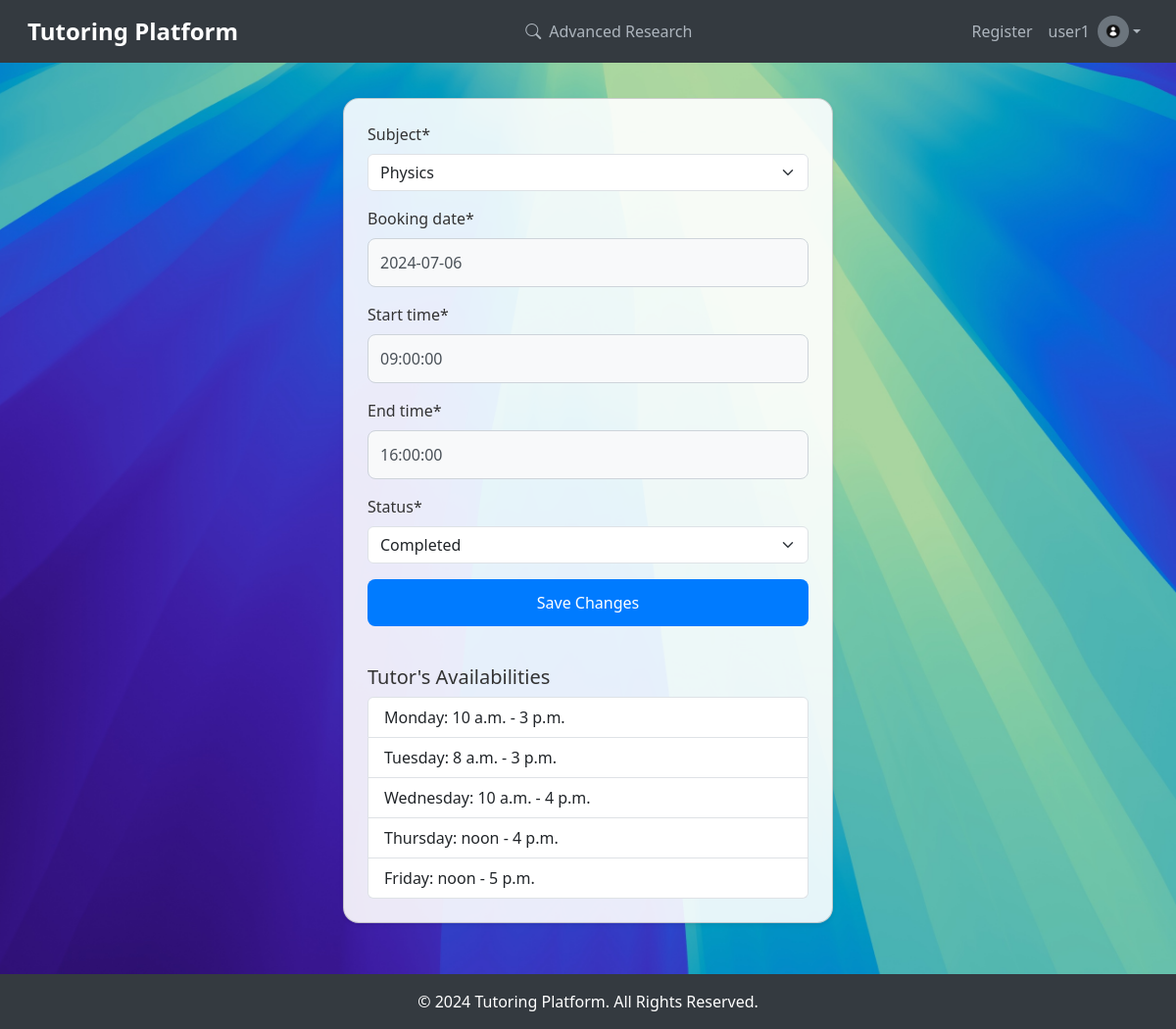
The page /modify-lesson/1/ (signed in) on the database its author committed.
### core/models.py (models this page shows, shortened)
class User(AbstractUser):
    first_name = models.CharField(max_length=30, blank=False)
    last_name = models.CharField(max_length=30, blank=False)
    groups = models.ManyToManyField(
        Group,
        related_name='core_user_set',
        blank=True,
        help_text=(
            'The groups this reviews belongs to. A reviews will get all permissions '
            'granted to each of their groups.'
        ),
        verbose_name='groups',
    )
    user_permissions = models.ManyToManyField(
        Permission,
        related_name='core_user_set',
        blank=True,
        help_text='Specific permissions for this reviews.',
        verbose_name='reviews permissions',
    )
    email = models.EmailField(unique=True, blank=False)
    username = models.CharField(max_length=150, unique=True, blank=False)

class Lesson(models.Model):
    class Status(models.TextChoices):
        BOOKED = 'booked', 'Booked'
        COMPLETED = 'completed', 'Completed'
        CANCELED = 'canceled', 'Canceled'
    student = models.ForeignKey(Profile, on_delete=models.CASCADE, related_name='lessons')
    tutor = models.ForeignKey(Tutor, on_delete=models.CASCADE, related_name='lessons')
    subject = models.ForeignKey(Subject, on_delete=models.CASCADE)
    booking_date = models.DateField()
    start_time = models.TimeField()
    end_time = models.TimeField()
    status = models.CharField(max_length=20, choices=Status.choices, default=Status.BOOKED)
    class Meta:
        ordering = ['-booking_date', '-start_time']
        indexes = [
            models.Index(fields=['booking_date']),
            models.Index(fields=['student', 'tutor']),
        ]

class TutorAvailability(models.Model):
    tutor = models.ForeignKey(Tutor, on_delete=models.CASCADE, related_name='availabilities')
    day_of_week = models.CharField(max_length=10)
    start_time = models.TimeField()
    end_time = models.TimeField()
    is_available = models.BooleanField(default=True)
    class Meta:
        unique_together = ('tutor', 'day_of_week', 'start_time', 'end_time')

### core/views/contact.py (the view, shortened to what this page needs)
# urls.py: path('modify-lesson/<int:pk>/', ModifyLessonView.as_view(), name='modify_lesson'),
class ModifyLessonView(UpdateView):
    model = Lesson
    form_class = ModifyLessonForm
    template_name = 'core/modify_lesson.html'
    def get_form(self, form_class=None):
        form = super().get_form(form_class)
        lesson = self.get_object()
        tutor = lesson.tutor
        form.fields['subject'].queryset = tutor.subjects.all()
        return form
    def get_context_data(self, **kwargs):
        context = super().get_context_data(**kwargs)
        lesson = self.get_object()
        tutor = lesson.tutor
        context['tutor_availabilities'] = TutorAvailability.objects.filter(tutor=tutor, is_available=True)
        return context

### core/forms/contact.py
class ModifyLessonForm(forms.ModelForm):
    class Meta:
        model = Lesson
        fields = ['subject', 'booking_date', 'start_time', 'end_time', 'status']

### core/models.py (called while the page is built)
    def __str__(self):
        return self.name

### core/templates/core/modify_lesson.html (shortened to what this page needs)
{% extends "base.html" %}
{% load crispy_forms_filters %}
{% load static %}
{% block content %}
<div class="container d-flex justify-content-center pt-5">
    <div class="card shadow-sm p-4" style="max-width: 500px; width: 100%;">
        <form id="modifyLessonForm" method="post" action="{% url 'core:modify_lesson' object.pk %}">
            <div class="mb-3">
                {{ form.subject|as_crispy_field }}
            </div>
            <div class="mb-3">
                {{ form.booking_date|as_crispy_field }}
            </div>
            <div class="mb-3">
                {{ form.start_time|as_crispy_field }}
            </div>
            <div class="mb-3">
                {{ form.end_time|as_crispy_field }}
            </div>
            <div class="mb-3">
                {{ form.status|as_crispy_field }}
            </div>
            <button type="submit" class="btn btn-primary w-100">Save Changes</button>
        </form>
        <div class="mt-4">
            <h5>Tutor's Availabilities</h5>
            <ul class="list-group">
                {% for availability in tutor_availabilities %}
                    <li class="list-group-item">{{ availability.day_of_week }}: {{ availability.start_time }} - {{ availability.end_time }}</li>
                {% endfor %}
            </ul>
        </div>
    </div>
</div>
{% endblock %}

### core/templates/base.html (shortened to what this page needs)
{% load static %}
<!DOCTYPE html>
<html lang="en">
<head>
    <link href="https://cdn.jsdelivr.net/npm/bootstrap@5.3.3/dist/css/bootstrap.min.css" rel="stylesheet">
    <link rel="stylesheet" href="https://cdn.jsdelivr.net/npm/bootstrap-icons/font/bootstrap-icons.css">
    <link rel="stylesheet" href="{% static 'core/css/styles.css' %}">
</head>
<body>
    <nav class="navbar navbar-expand-md navbar-dark">
        <div class="container-fluid">
            <a class="navbar-brand" href="{% url 'core:home' %}">Tutoring Platform</a>
            <div class="collapse navbar-collapse" id="navbarNav">
                <ul class="navbar-nav mx-auto">
                    <li class="nav-item">
                        <a class="nav-link d-flex align-items-center" href="{% url 'core:advanced_research' %}">
                            <i class="bi bi-search me-2"></i> Advanced Research
                        </a>
                    </li>
                </ul>
                <ul class="navbar-nav ms-auto align-items-center">
                    {% if user.is_authenticated %}
                        <li class="nav-item">
                            <a class="nav-link" href="{% url 'core:register' %}">Register</a>
                        </li>
                        <li class="nav-item dropdown">
                            <a class="nav-link dropdown-toggle d-flex align-items-center" href="#" id="userDropdown" role="button" data-bs-toggle="dropdown" aria-expanded="false">
                                <span class="me-2">{{ user.username }}</span>
                                <img class="rounded-circle img-thumbnail"
                                     src="{% if user.profile.is_tutor and user.tutor.profile_picture %}
                                          {{ user.tutor.profile_picture.url }}
                                          {% elif user.profile.propic %}
                                          {{ user.profile.propic.url }}
                                          {% else %}
                                          {% static 'unknown_user.png' %}
                                          {% endif %}" alt="User Profile Picture">
                            </a>
                        </li>
                    {% endif %}
                </ul>
            </div>
        </div>
    </nav>
    <div class="container content">
        {% block content %}{% endblock %}
    </div>
    <footer>
        &copy; 2024 Tutoring Platform. All Rights Reserved.
    </footer>
</body>
</html>

### media/static/core/css/styles.css (style rules this page uses)
body, html { height: 100%; margin: 0; font-family: 'Helvetica Neue', Arial, sans-serif; color: #333; }
body { background-image: url('../images/background.jpg'); background-size: cover; background-repeat: no-repeat; background-attachment: fixed; background-position: center; }
.navbar-brand { font-weight: bold; color: #007bff; }
.card { background-color: rgba(255, 255, 255, 0.9); color: #333; border-radius: 1rem; box-shadow: 0 4px 12px rgba(0, 0, 0, 0.15); max-width: 700px; width: 100%; margin: 20px; overflow: hidden; }
.navbar-nav .nav-link { color: #007bff; transition: color 0.3s; }
.img-thumbnail { background-color: #6c757d; border: none; object-fit: cover; }
.form-control { background-color: #f8f9fa; color: #495057; border: 1px solid #ced4da; border-radius: 0.5rem; padding: 0.75rem; margin-bottom: 1rem; transition: border-color 0.3s, box-shadow 0.3s; }
.btn-primary { background-color: #007bff; border: none; color: #fff; padding: 0.75rem 1.5rem; font-size: 1rem; border-radius: 0.5rem; transition: background-color 0.3s; width: 100%; }
.form-label { margin-bottom: 0.5rem; font-weight: 500; }

### core/templates/base.html (style rules this page uses)
html, body { height: 100%; margin: 0; overflow-x: hidden; scroll-behavior: smooth; font-family: 'Segoe UI', Tahoma, Geneva, Verdana, sans-serif; background-color: #f4f6f9; }
body { display: flex; flex-direction: column; }
.content { flex: 1 0 auto; padding-top: 70px; }
footer { flex-shrink: 0; background: #343a40; color: #fff; padding: 1rem 0; text-align: center; }
.navbar { position: fixed; top: 0; width: 100%; z-index: 1030; background: #343a40; padding: 0.5rem 1rem; }
.navbar .navbar-brand { font-weight: bold; font-size: 1.5em; color: #fff; }
.navbar .nav-link { color: #adb5bd !important; transition: color 0.3s; }
.img-thumbnail { width: 32px; height: 32px; border-radius: 50%; }
.container.content { padding: 2rem 1rem; }

### rows shown on the page
User: username "user1"
Lesson: subject "Physics", booking_date "2024-07-06", start_time "09:00:00", end_time "16:00:00", status "Completed"
TutorAvailability: day_of_week "Monday", start_time "10 a.m.", end_time "3 p.m."
TutorAvailability: day_of_week "Tuesday", start_time "8 a.m.", end_time "3 p.m."
TutorAvailability: day_of_week "Wednesday", start_time "10 a.m.", end_time "4 p.m."
TutorAvailability: day_of_week "Thursday", start_time "noon", end_time "4 p.m."
TutorAvailability: day_of_week "Friday", start_time "noon", end_time "5 p.m."
